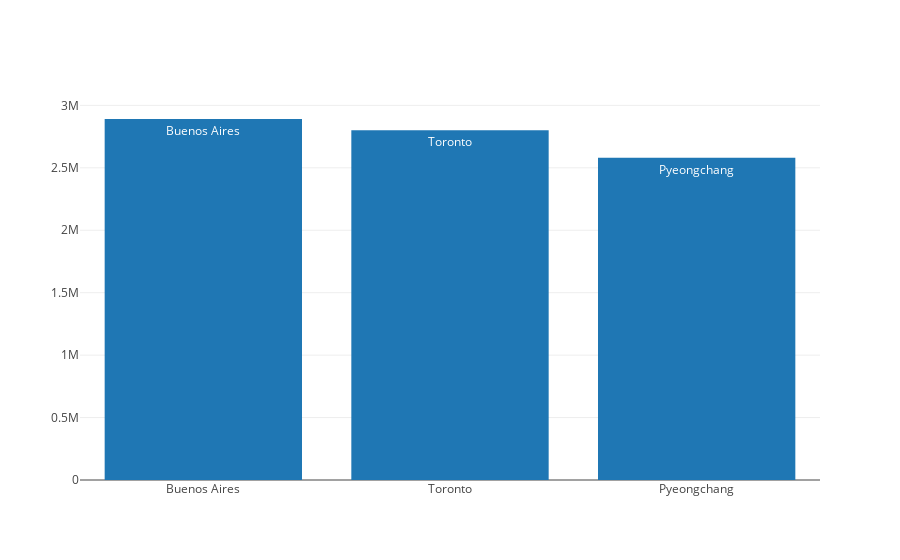

The code cell stored with this chart in its notebook:
### Code cell
plotly.offline.iplot([bar_trace_first_three_pops])

### Figure 1 — Plotly figure (JSON) as saved in the notebook; plotly's stock layout.template omitted (floating-point values rounded to 4 significant figures)
{"data": [{"text": ["Buenos Aires", "Toronto", "Pyeongchang"], "type": "bar", "uid": "33bf0ebe-30a7-11e9-a32c-88e9fe4c5d44", "x": ["Buenos Aires", "Toronto", "Pyeongchang"], "y": [2891000, 2800000, 2581000]}], "layout": {}}
